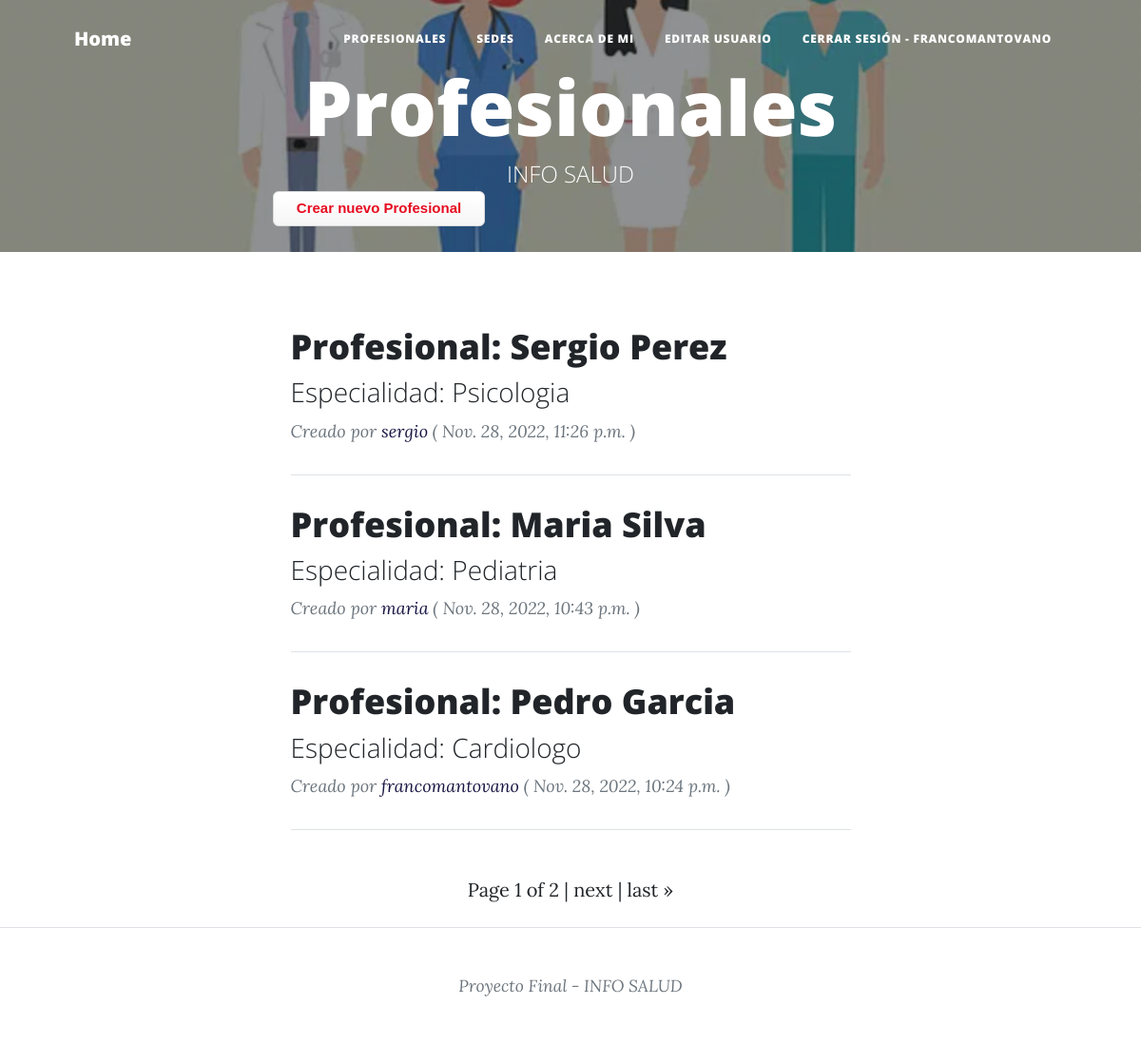
The page /profesional/profesionales/ (signed in) on the database its author committed.
### profesional/models.py (models this page shows, shortened)
class Profesional(models.Model):
    name = models.CharField(max_length=40)
    last_name = models.CharField(max_length=40)
    email = models.EmailField()
    especialidad = models.CharField(max_length=40)
    tel= models.IntegerField()
    description = RichTextField(null=True, blank=True)
    image = models.ImageField(upload_to='profesional', null=True, blank=True)
    owner = models.ForeignKey(User, on_delete=models.CASCADE)
    comments = models.ManyToManyField(
        User, through="Comment", related_name="comments_owned"
    )
    created_at = models.DateTimeField(auto_now_add=True, null=True)
    updated_at = models.DateTimeField(auto_now=True, null=True)
    class Meta:
        unique_together = (
            "name",
            "last_name",
            "especialidad",
            "tel",
        )
        ordering = ["-created_at"]

### profesional/views.py (the view)
# urls.py: path("profesionales/", views.ProfesionalListView.as_view(), name="profesional-list"),
class ProfesionalListView(ListView):
    model = Profesional
    paginate_by = 3

### profesional/templates/profesional/profesional_list.html (shortened to what this page needs)
{% extends "home/index.html" %}
{% load static %}
{% block my_blog_header %}
<header class="masthead" style="background-image: url('/static/home/assets/img/medicos.png')">
    <div class="container position-relative px-4 px-lg-5">
        <div class="row gx-4 gx-lg-5 justify-content-center">
            <div class="col-md-15 col-lg-16 col-xl-14">
                <div class="site-heading">
                    <h1>Profesionales</h1>
                    <span class="subheading">INFO SALUD</span>
                </div>
            </div>
        </div>
        <a class="button_custom" href="{% url 'profesional:profesional-add' %}">Crear nuevo Profesional</a>
    </div>
</header>
{% endblock %}
{% block my_blog_content %}
    {% for profesional in profesional_list %}
        <div class="post-preview">
            <a href="{% url 'profesional:profesional-detail' profesional.id %}">
                <h2 class="post-title">Profesional: {{ profesional.name }} {{profesional.last_name}}</h2>
                <h3 class="post-subtitle">Especialidad: {{ profesional.especialidad }}</h3>
            </a>
            <p class="post-meta">
                Creado por
                <span style="color: #181543;" href="">{{ profesional.owner.username }}</span>
                ( {{ profesional.created_at }} )
            </p>
        </div>
        <hr class="my-4" />
    {% endfor %}
{% endblock %}

### home/templates/home/index.html (shortened to what this page needs)
<!DOCTYPE html>
<html lang="en">
    <head>
        {% load static %}
        <link href="{% static 'home/css/styles.css' %}" rel="stylesheet" />
    </head>
    <body>
        <nav class="navbar navbar-expand-lg navbar-light" id="mainNav">
            <div class="container px-4 px-lg-5">
                <a class="navbar-brand" href="{% url 'home:index' %}">Home</a>
                <div class="collapse navbar-collapse" id="navbarResponsive">
                    <ul class="navbar-nav ms-auto py-4 py-lg-0">
                        <li class="nav-item"><a class="nav-link px-lg-3 py-3 py-lg-4" href="{% url 'profesional:profesional-list' %}">Profesionales</a></li>
                        <li class="nav-item"><a class="nav-link px-lg-3 py-3 py-lg-4" href="{% url 'sede:sede-list' %}">Sedes</a></li>
                        <li class="nav-item"><a class="nav-link px-lg-3 py-3 py-lg-4" href="{% url 'home:about_me' %}">Acerca de mi</a></li>
                        {% if user.is_authenticated %}
                        <li class="nav-item"><a class="nav-link px-lg-3 py-3 py-lg-4" href="{% url 'home:user-profile' %}">Editar usuario</a></li>
                        <li class="nav-item"><a class="nav-link px-lg-3 py-3 py-lg-4" href="{% url 'logout' %}">Cerrar Sesión - {{ user.username }}</a></li>
                        {% else %}
                        <li class="nav-item"><a class="nav-link px-lg-3 py-3 py-lg-4" href="{% url 'login' %}">Iniciar Sesión</a></li>
                        {% endif %}
                    </ul>
                </div>
            </div>
        </nav>
        {% block my_blog_header %}{% endblock %}
        <div class="container px-4 px-lg-5">
            <div class="row gx-4 gx-lg-5 justify-content-center">
                <div class="col-md-10 col-lg-8 col-xl-7">
                    {% block my_blog_content %}{% endblock %}
                    {% block pagination %}
                        {% if is_paginated %}
                        <div class="container p-4">
                            <div class="pagination justify-content-center">
                                <span class="step-links">
                                    {% if page_obj.paginator.num_pages > 1 %}
                                    <span class="current">
                                        Page {{ page_obj.number }} of {{ page_obj.paginator.num_pages }} |
                                    </span>
                                    {% endif %}
                                    {% if page_obj.has_next %}
                                        <a href="?page={{ page_obj.next_page_number }}">next</a> |
                                        <a href="?page={{ page_obj.paginator.num_pages }}">last &raquo;</a>
                                    {% endif %}
                                </span>
                            </div>
                        </div>
                        {% endif %}
                    {% endblock %}
                </div>
            </div>
        </div>
        <footer class="border-top">
            <div class="container px-4 px-lg-5">
                <div class="row gx-4 gx-lg-5 justify-content-center">
                    <div class="col-md-10 col-lg-8 col-xl-7">
                        <div class="small text-center text-muted fst-italic">Proyecto Final - INFO SALUD</div>
                    </div>
                </div>
            </div>
        </footer>
    </body>
</html>

### rows shown on the page
Profesional: name "Sergio", last_name "Perez", especialidad "Psicologia", owner.username "sergio", created_at "Nov. 28, 2022, 11:26 p.m."
Profesional: name "Maria", last_name "Silva", especialidad "Pediatria", owner.username "maria", created_at "Nov. 28, 2022, 10:43 p.m."
Profesional: name "Pedro", last_name "Garcia", especialidad "Cardiologo", owner.username "francomantovano", created_at "Nov. 28, 2022, 10:24 p.m."

### other values the page prints
{{ user.username }} "FRANCOMANTOVANO"
{{ page_obj.number }} "1"
{{ page_obj.paginator.num_pages }} "2"
